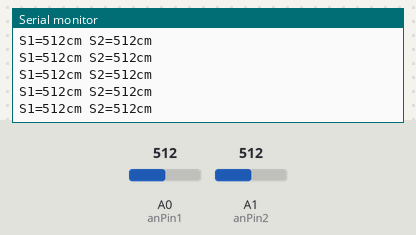
Bench run of a sketch on a simulated Arduino Uno, built with avr-gcc and run on an emulated ATmega328P. Parts: the last lines printed to the serial monitor. The inputs (shaded band) are chosen by the test bench; at power-on: A0 (anPin1) = 512, A1 (anPin2) = 512.

Above: at 1.4 s.
1.5 s: A0 (anPin1) set to 716
At 1.77 s:
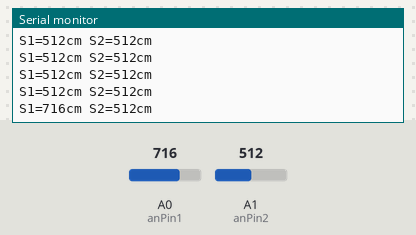
3.0 s: A1 (anPin2) set to 716
At 3.18 s:
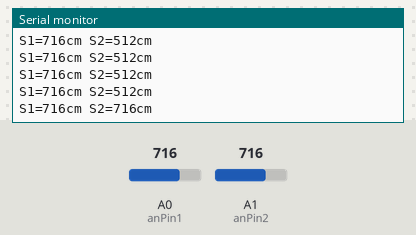
4.5 s: A0 (anPin1) set to 900
At 4.59 s:
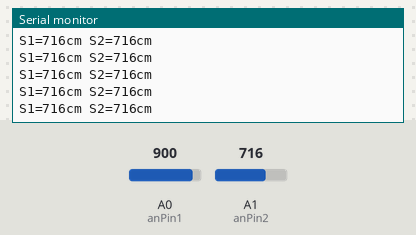
6.0 s: A1 (anPin2) set to 900
At 6.0 s:
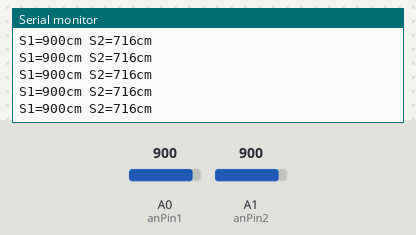
Timing chart, 0 to 9.0 s (numbered marks = the images above; inputs shaded):
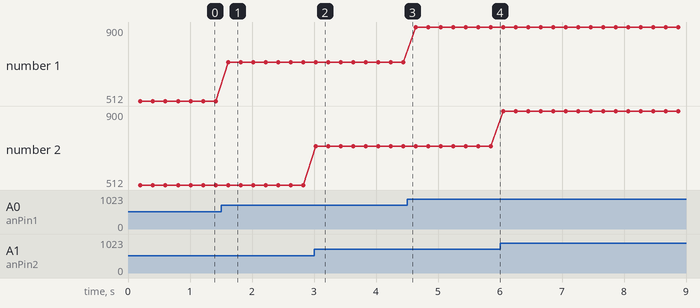

Measured:
- after the input at 1.5 s, the serial monitor: prints a new line after 0.11 s (image 1)
- after the input at 3.0 s, the serial monitor: prints a new line at once (image 2)
- plotted number 1: 512 → 716 after the input at 1.5 s, 716 → 900 after the input at 4.5 s

The sketch:

Ultra_Sonic_Obstacle_Avoidance.ino
```cpp
const int triggerPin=2;
const int anPin1 = 0;
const int anPin2 = 1;
long anVolt1,anVolt2;
void setup()
{
  Serial.begin(9600);
  pinMode(triggerPin,OUTPUT);
  delay(200);
}
void start_sensor()
{
  digitalWrite(triggerPin,HIGH);
  delay(1);
  digitalWrite(triggerPin,LOW);
}
void read_sensor()
{
  anVolt1 = analogRead(anPin1);
  anVolt2 = analogRead(anPin2);
}
char inByte = ' ';
void loop()
{
  start_sensor();
  read_sensor();
  /*if(anVolt1 <=50 && anVolt2<=50)
  {
    Serial.write('d');//turn right
  }
  else if(anVolt1 <=50 && anVolt2>=50)
  {
    Serial.write('a');//turn left
  }
  else if(anVolt1 >=50 && anVolt2<=50)
  {
    Serial.write('d');//turn right
  }
  else if(anVolt1 >=50 && anVolt2>=50)
  {
    Serial.write('w');//go straight
  }*/
  Serial.print("S1=");
  Serial.print(anVolt1);
  Serial.print("cm");

  Serial.print(" S2=");
  Serial.print(anVolt2);
  Serial.print("cm");

  Serial.print("\n");
  delay(200);
}
```
